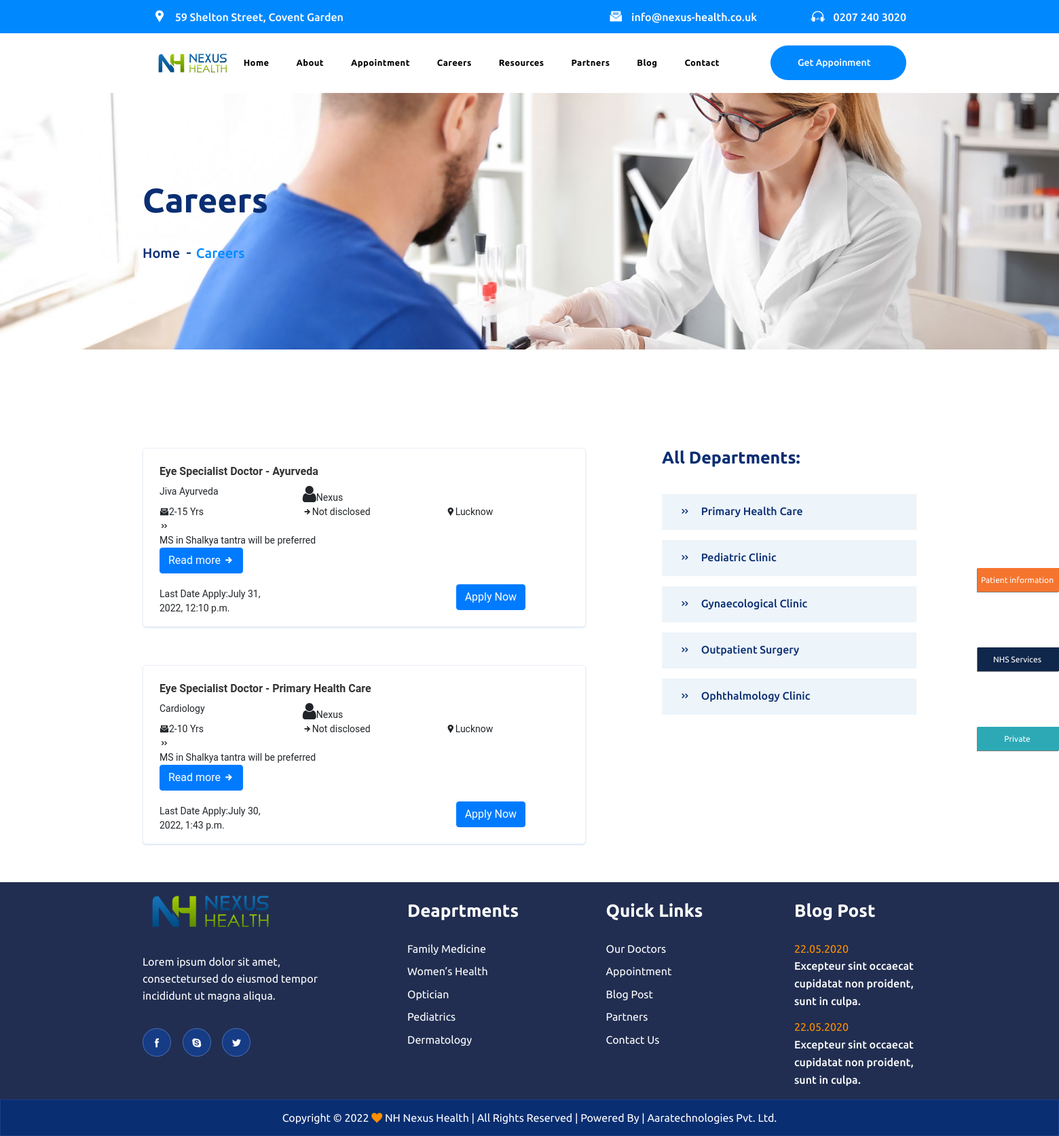
Page /careers on the committed database.
### nexus_health/models.py (models this page shows, shortened)
class Careers_Page(models.Model):
    page_name = models.CharField(max_length=200)
    header_image=models.ImageField(upload_to='Header/Careers_Page_Img')

class Job_Post(models.Model):
    careers_page=models.ForeignKey(Careers_Page,on_delete=models.CASCADE)
    job_title =models.CharField(max_length=400)
    department_name =models.CharField(max_length=400)
    job_description =RichTextField()
    experience =models.CharField(max_length=400)
    loaction=models.CharField(max_length=400)
    publish_date = models.DateTimeField(blank=True, null=True)
    last_date_applay= models.DateTimeField(blank=True, null=True)
    status =models.CharField(max_length=400)
    author = models.ForeignKey(User, on_delete= models.CASCADE,related_name='job_post')
    slug = models.SlugField(max_length=255, unique=True)

class All_Departments(models.Model):
    careers_page=models.ForeignKey(Careers_Page,on_delete=models.CASCADE)
    department_name =models.CharField(max_length=400)
    link = models.CharField(max_length=200)

### nexus_health/views.py (the view, shortened to what this page needs)
# urls.py: path('careers', views.careers, name='careers'),
def careers(request):
    careers_page = Careers_Page.objects.all()
    all_departments = All_Departments.objects.all()
    job_application_forms =Job_Application_Forms.objects.all()
    job_post = Job_Post.objects.all()
    page = request.GET.get('page', 1)
    paginator = Paginator(job_post,2)
    try:
        jobs = paginator.page(page)
    except PageNotAnInteger:
        jobs = paginator.page(1)
    except EmptyPage:
        jobs = paginator.page(paginator.num_pages)
    context={
            'careers_page':careers_page,
            'all_departments':all_departments,
            'job_post':job_post,
            'job_application_forms':job_application_forms,
            'jobs':jobs,
    }
    return render(request,'pages/careers.html',context)

### nexus_health/templates/pages/careers.html (shortened to what this page needs)
{% extends 'base.html' %}
{% load static %}
{% block content %}
<main class="site-content">
    {% for i in careers_page %}
    <div class="page_header" style="background-image: url('{{i.header_image.url}}')">
    <div class="page_header d-flex align-items-center">
        <div class="container">
            <section>
                <h2>Careers</h2>
                <div class="breadcrumbs">
                    <a href="#">Home</a>
                    <span>Careers</span>
                </div>
            </section>
        </div>
    </div>
</div>
{% endfor %}
    <div class="service_single">
        <div class="container">
            <div class="row justify-content-xl-between">
                 <div class="col-xl-7">
                    <div class="single_service_content">
                        {% for job_post in job_post %}
                        <div class="service_thumbnail careers_thumbnail">
                           <h6 style="color: #333; font-size: 16px; font-weight: 700;  padding-bottom: 10px;">{{job_post.job_title}}</h6>
                            <div class="row">
                               <div class="col-md-4">
                                 <p>{{job_post.department_name}}</p>
                               </div>
                               <div class="col-md-4">
                                  <p><i class="fa fa-user"></i>{{job_post.author}}</p>
                               </div>
                           </div>
                           <div class="row">
                               <div class="col-md-4">
                                 <p><i class="icofont-envelope-open"></i>{{job_post.experience}}</p>
                               </div>
                               <div class="col-md-4">
                                   <p><i class="icofont-arrow-right"></i>{{job_post.status}}</p>
                               </div>
                               <div class="col-md-4">
                                   <p><i class="icofont-google-map"></i>{{job_post.loaction}}</p>
                               </div>
                           </div>
                            <p><i class="icofont-double-right"></i>{{job_post.job_description|truncatewords:10|safe}}</p>
                            <a href="{% url 'job_detail' job_post.slug  %}" class="the_permalink"><button type="button" class="btn btn-primary">Read more <i class="icofont-arrow-right"></button></i></a>
                            <div class="row">
                               <div class="col-md-4">
                                 <p class="pclass"> Last Date Apply:{{job_post.last_date_applay}}</p>
                               </div>
                               <div class="col-md-4">
                               </div>
                               <div class="col-md-4">
                                <div class="container mt-3">
                                <button type="button" class="btn btn-primary" data-toggle="modal" data-target="#myModal">Apply Now</button>
                       </div>
                       </div>
            </div>
            </div>
            {% endfor %}
            </div>
            </div>
                <div class="col-xl-4 pl-xl-0 asideRightFixed">
                    <aside>
                        <div class="service-widget">
                            <h2>All Departments:</h2>
                            <ul>
                                {% for i in all_departments %}
                                <li>
                                    <a href="{{i.link}}">
                                        <i class="icofont-double-right"></i>
                                        {{i.department_name}}
                                    </a>
                                </li>
                                {% endfor %}
                            </ul>
                        </div>
                    </aside>
                </div>
            </div>
        </div>
    </div>
</main>
{% endblock %}

### nexus_health/static/css/style.css (style rules this page uses)
* { margin: 0px; padding: 0px; border: 0; outline: 0; -webkit-box-sizing: border-box !important; -moz-box-sizing: border-box !important; -ms-box-sizing: border-box !important; -o-box-sizing: border-box !important; box-sizing: border-box !important; }
a, a:hover, a:active, a:visited, a:focus { color: inherit; text-decoration: none; outline: 0 !important; }
a { transition: all .3s ease; }
h1, h2, h3, h4, h5, h6, figure { margin: 0; }
p { margin-bottom: 0; }
ol, ul, li { list-style-type: none; margin-top: 0; margin-bottom: 0; padding-left: 0; }
button { background-color: transparent; border: 0; outline: 0 !important }
.page_header { height: 378px; background: no-repeat center center; background-size: cover; }
.page_header section > h2 { font-size: 50px; font-weight: 700; color: #0a2e72; margin-bottom: 34px; }
.breadcrumbs > a, .breadcrumbs > span { font-size: 20px; font-weight: 500; display: inline-block; position: relative; }
.breadcrumbs > a { color: #0a2e72 }
.breadcrumbs > span { color: #0088ff }
.breadcrumbs > a + a, .breadcrumbs > a + span { padding-left: 8px; margin-left: 12px; }
.breadcrumbs > a + a::before, .breadcrumbs > a + span::before { position: absolute; content: ''; width: 6px; height: 2px; background: #0a2e72; top: 50%; right: 100%; -webkit-transform: translateY(-50%); -ms-transform: translateY(-50%); transform: translateY(-50%); }
.service_single { margin-top: 145px; }
.service_thumbnail { margin-bottom: 56px; }
.service_single aside { margin-bottom: 30px; }
.service-widget > h2 { font-size: 25px; font-weight: 700; line-height: 28px; color: #0a2e72; margin-bottom: 40px; }
.service-widget > ul > li + li { margin-top: 15px; }
.service-widget > ul > li > a { font-size: 16px; font-weight: 500; line-height: 28px; display: block; color: #0a2e72; background: #edf4fa; padding: 11px 20px 14px 26px; }
.service-widget > ul > li > a > i { padding-right: 12px; }
.careers_thumbnail { padding: 24px 24px 16px; box-shadow:0 1px 2px 0 rgb(0 106 194 / 20%); border:1px solid #ebf0f6; font-size: 14px; font-family:Roboto,sans-serif; border-radius: 5px; }
.fa { display: inline-block; font: normal normal normal 14px/1 FontAwesome; font-size: inherit; text-rendering: auto; -webkit-font-smoothing: antialiased; font-size: 28px; -moz-osx-font-smoothing: grayscale; }
.pclass { padding-top: 20px; }

### nexus_health/static/css/responsive.css (style rules this page uses)
@media (min-width: 1200px) { .container { max-width: 1170px; } }

### rows in the picture
Careers_Page: header_image (picture)
Job_Post: job_title "Eye Specialist Doctor - Ayurveda", department_name "Jiva Ayurveda", author "Nexus", experience "2-15 Yrs", status "Not disclosed", loaction "Lucknow", job_description "MS in Shalkya tantra will be preferred", last_date_applay "July 31, 2022, 12:10 p.m."
Job_Post: job_title "Eye Specialist Doctor - Primary Health Care", department_name "Cardiology", author "Nexus", experience "2-10 Yrs", status "Not disclosed", loaction "Lucknow", job_description "MS in Shalkya tantra will be preferred", last_date_applay "July 30, 2022, 1:43 p.m."
All_Departments: department_name "Primary Health Care"
All_Departments: department_name "Pediatric Clinic"
All_Departments: department_name "Gynaecological Clinic"
All_Departments: department_name "Outpatient Surgery"
All_Departments: department_name "Ophthalmology Clinic"
